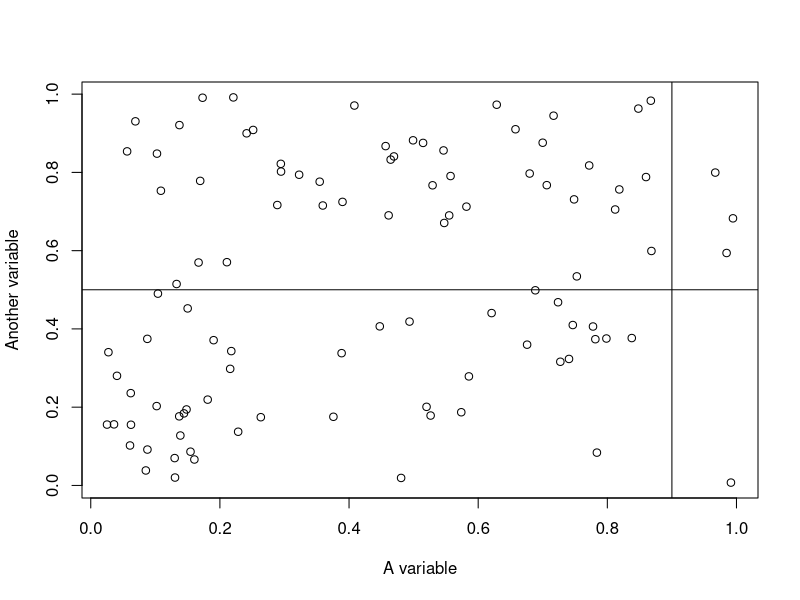

Reproduce this figure in R.
## ---- chunk 1
# This is a code cell
library(MASS)
## ---- chunk 2
x <- runif(100)
y <- runif(100)

plot(
    x, y,
    xlab = "A variable",
    ylab = "Another variable"
)

abline(h = 0.5, v = 0.9)
## ---- chunk 3
mean(x)
